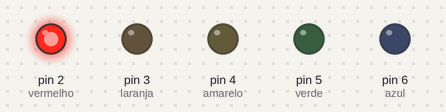
The sketch below on a simulated Arduino Uno, built with avr-gcc and run on an emulated ATmega328P. Parts: output pins drawn as LEDs (lit = HIGH).

Above: at 0.5 s.
At 2.0 s:
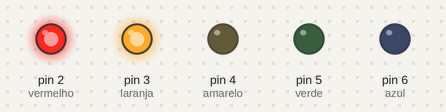
At 4.0 s:
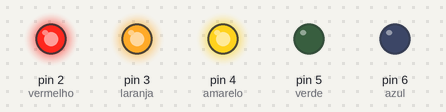
At 6.0 s:
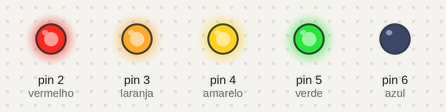
At 8.0 s:
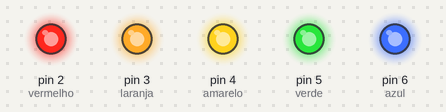
Timing chart, 0 to 10.4 s (numbered marks = the images above):
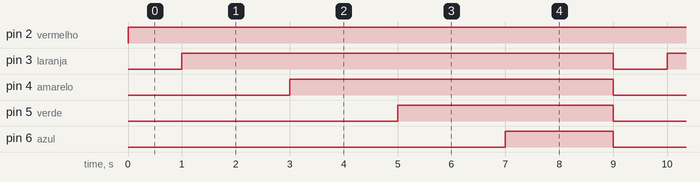

The sketch:

codigo.ino
```cpp
void setup()
{
  pinMode(2, OUTPUT);//vermelho
  pinMode(3, OUTPUT);//laranja
  pinMode(4, OUTPUT);//amarelo
  pinMode(5, OUTPUT);//verde
  pinMode(6, OUTPUT);//azul
}

void loop()
{
  digitalWrite(2, HIGH);
  delay(1000);
  digitalWrite(3, HIGH);
  delay(2000);
  digitalWrite(4, HIGH);
  delay(2000);
  digitalWrite(5, HIGH);
  delay(2000);
  digitalWrite(6, HIGH);
  delay(2000);

  digitalWrite(2, LOW);
  digitalWrite(3, LOW);
  digitalWrite(4, LOW);
  digitalWrite(5, LOW);
  digitalWrite(6, LOW);
}
```

Measured:
- by itself, pin 2 (vermelho): LOW → HIGH at 0.00 s
- by itself, pin 3 (laranja): alternates HIGH for 8.0 s and LOW for 1.0 s
- by itself, pin 4 (amarelo): alternates HIGH for 6.0 s and LOW for 3.0 s
- by itself, pin 5 (verde): alternates HIGH for 4.0 s and LOW for 5.0 s
- by itself, pin 6 (azul): alternates HIGH for 2.0 s and LOW for 7.0 s
